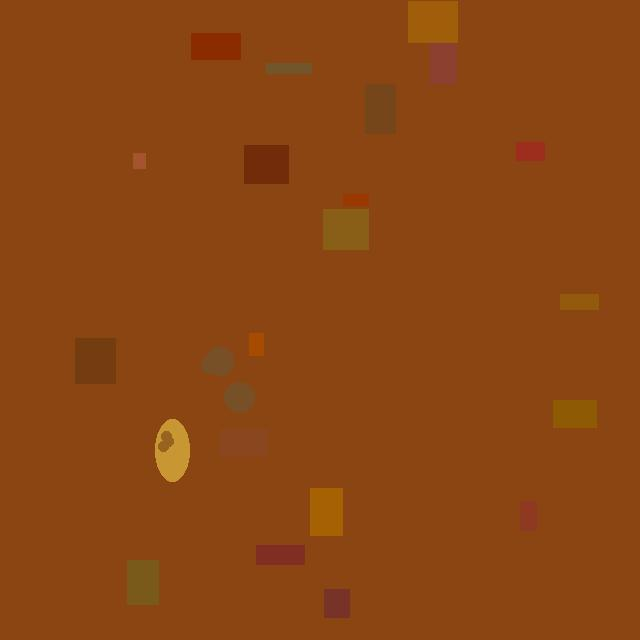
#> input picture simple_dataset/train/images/crop_0000.jpg, 640 x 640 px
$ python light_detector.py --image ../simple_dataset/train/images/crop_0000.jpg
#> lines starting #> are read from the running program, lines starting #| are printed output that depends on the picture
"""
Lighting Quality Detector
Detects dark, overexposed, or acceptable lighting conditions
No external APIs - pure OpenCV histogram analysis
"""

import cv2
import numpy as np
from pathlib import Path
import argparse


class LightingDetector:
    """
    Real-time lighting quality detector using histogram analysis.
    Classifies images as: dark, ok, overexposed
    """

    def __init__(self, dark_threshold=40, overexposed_threshold=220):
        """
        Args:
            dark_threshold: Mean brightness below this = dark
            overexposed_threshold: Mean brightness above this = overexposed
        """
        self.dark_threshold = dark_threshold
        self.overexposed_threshold = overexposed_threshold

    def detect(self, image):
        """
        Analyze lighting quality of an image.

        Args:
            image: numpy array (BGR or grayscale)

        Returns:
            dict: {
                'mean_brightness': float,
                'std_brightness': float,
                'status': str ('dark', 'ok', 'overexposed'),
                'is_acceptable': bool,
                'histogram': dict with channel histograms
            }
        """
        # Convert to grayscale for brightness analysis
        if len(image.shape) == 3:
            gray = cv2.cvtColor(image, cv2.COLOR_BGR2GRAY)
        else:
            gray = image

        # Calculate statistics
        mean_brightness = np.mean(gray)
        std_brightness = np.std(gray)

        # Calculate histogram
        hist = cv2.calcHist([gray], [0], None, [256], [0, 256])

        # Determine status
        if mean_brightness < self.dark_threshold:
            status = 'dark'
            is_acceptable = False
        elif mean_brightness > self.overexposed_threshold:
            status = 'overexposed'
            is_acceptable = False
        else:
            status = 'ok'
            is_acceptable = True

        # Additional analysis: check for overexposure in highlights
        bright_pixels = np.sum(gray > 240)
        total_pixels = gray.shape[0] * gray.shape[1]
        overexposed_ratio = bright_pixels / total_pixels

        # Check for underexposure in shadows
        dark_pixels = np.sum(gray < 20)
        underexposed_ratio = dark_pixels / total_pixels

        return {
            'mean_brightness': float(mean_brightness),
            'std_brightness': float(std_brightness),
            'status': status,
            'is_acceptable': is_acceptable,
            'overexposed_ratio': float(overexposed_ratio),
            'underexposed_ratio': float(underexposed_ratio),
            'histogram': hist.flatten().tolist()
        }

    def detect_from_file(self, image_path):
        """
        Detect lighting quality from image file.

        Args:
            image_path: Path to image file

        Returns:
            dict: Lighting detection results
        """
        image = cv2.imread(str(image_path))
        if image is None:
            raise ValueError(f"Cannot read image: {image_path}")
        return self.detect(image)

    def get_message(self, result):
        """
        Get user-friendly message based on lighting detection.

        Args:
            result: Result dict from detect()

        Returns:
            str: User message
        """
        brightness = result['mean_brightness']
        status = result['status']

        if status == 'dark':
            return f"❌ Too dark (brightness: {brightness:.1f}). Move to better lighting!"
        elif status == 'overexposed':
            return f"❌ Overexposed (brightness: {brightness:.1f}). Reduce light or move to shade!"
        else:
            return f"✅ Good lighting (brightness: {brightness:.1f})"

    def get_detailed_feedback(self, result):
        """
        Get detailed feedback for improving lighting.

        Args:
            result: Result dict from detect()

        Returns:
            list: List of feedback strings
        """
        feedback = []

        if result['status'] == 'dark':
            feedback.append("📱 Turn on flash or move to brighter area")
            feedback.append("☀️ Try capturing in daylight")

        if result['status'] == 'overexposed':
            feedback.append("🌳 Move to shade")
            feedback.append("📱 Disable flash if enabled")
            feedback.append("☁️ Wait for clouds to diffuse sunlight")

        if result['overexposed_ratio'] > 0.1 and result['status'] != 'overexposed':
            feedback.append("⚠️ Some areas are too bright")

        if result['underexposed_ratio'] > 0.1 and result['status'] != 'dark':
            feedback.append("⚠️ Some areas are too dark")

        if result['std_brightness'] < 20:
            feedback.append("⚠️ Low contrast - try different angle")

        return feedback


def main():
    """Command-line interface for testing lighting detection."""
    parser = argparse.ArgumentParser(description='Lighting Quality Detector for PMFBY')
    parser.add_argument('--image', type=str, required=True, help='Path to test image')
    parser.add_argument('--dark', type=float, default=40, help='Dark threshold')
    parser.add_argument('--overexposed', type=float, default=220, help='Overexposed threshold')
    parser.add_argument('--show', action='store_true', help='Display image with result')

    args = parser.parse_args()

    # Initialize detector
    detector = LightingDetector(
        dark_threshold=args.dark,
        overexposed_threshold=args.overexposed
    )

    # Detect lighting
    print(f"\n💡 Analyzing lighting: {args.image}")
    result = detector.detect_from_file(args.image)
#> in detect_from_file, image is the input picture: shape (640, 640, 3); mean B, G, R 18.3, 69.5, 139
#> in detect, `gray = cv2.cvtColor(image, cv2.COLOR_BGR2GRAY)`:
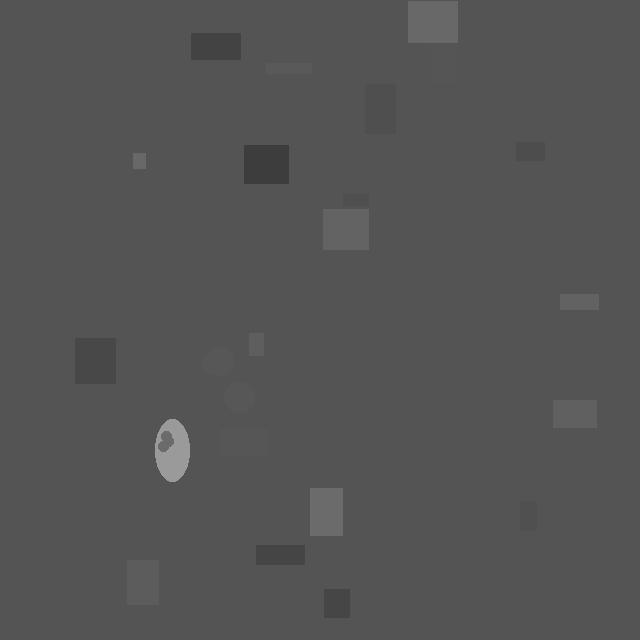
#> gray: shape (640, 640); min 56, max 174, mean 84.3
#> in detect, `mean_brightness = np.mean(gray)`: mean_brightness = 84.35
#> in detect, `std_brightness = np.std(gray)`: std_brightness = 5.43
#> in detect, `hist = cv2.calcHist([gray], [0], None, [256], [0, 256])`: hist = 256 values, max 377044 at index 84, min 0 at index 0, mean 1600
#> in detect, `bright_pixels = np.sum(gray > 240)`: bright_pixels = 0
#> result = 7 items
    message = detector.get_message(result)
#> in get_message, `brightness = result['mean_brightness']`: brightness = 84.35
#> in get_message, `status = result['status']`: status = 'ok'
#> message = '✅ Good lighting (brightness: 84.3)'

    print(f"\n{message}")
#| ✅ Good lighting (brightness: 84.3)
    print(f"\nDetails:")
    print(f"  Mean Brightness: {result['mean_brightness']:.2f}")
#|   Mean Brightness: 84.35
    print(f"  Std Brightness: {result['std_brightness']:.2f}")
#|   Std Brightness: 5.43
    print(f"  Status: {result['status']}")
#|   Status: ok
    print(f"  Acceptable: {result['is_acceptable']}")
#|   Acceptable: True
    print(f"  Overexposed Ratio: {result['overexposed_ratio']:.2%}")
#|   Overexposed Ratio: 0.00%
    print(f"  Underexposed Ratio: {result['underexposed_ratio']:.2%}")
#|   Underexposed Ratio: 0.00%

    # Get feedback
    feedback = detector.get_detailed_feedback(result)
#> feedback = ['⚠️ Low contrast - try different angle']
    if feedback:
        print(f"\n📋 Suggestions:")
        for tip in feedback:
            print(f"  {tip}")
#> this loop made 1 pass
#|   ⚠️ Low contrast - try different angle

    # Show image if requested
    if args.show:
        image = cv2.imread(args.image)
        if image is not None:
            # Add text overlay
            color = (0, 255, 0) if result['is_acceptable'] else (0, 0, 255)

            text = f"Light: {result['mean_brightness']:.1f} ({result['status']})"
            cv2.putText(image, text, (10, 30),
                       cv2.FONT_HERSHEY_SIMPLEX, 1, color, 2)

            cv2.imshow('Lighting Detection', image)
            print("\nPress any key to close...")
            cv2.waitKey(0)
            cv2.destroyAllWindows()


if __name__ == '__main__':
    main()

$ run again, on simple_dataset/train/images/crop_0002.jpg
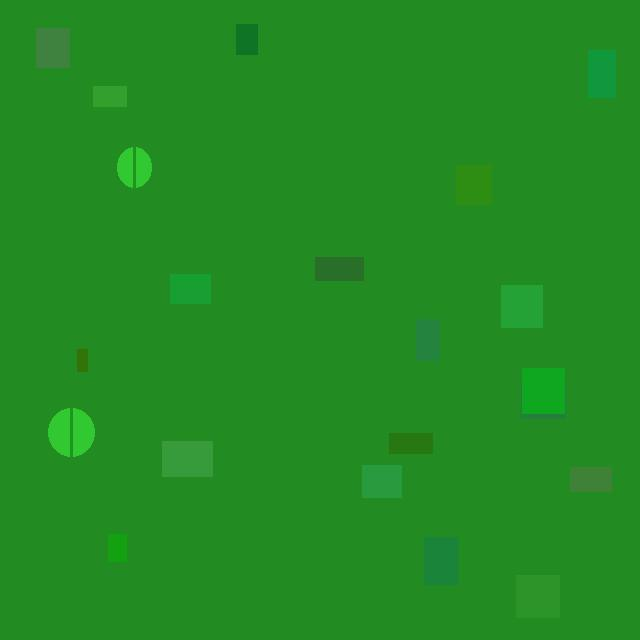
#> input picture simple_dataset/train/images/crop_0002.jpg, 640 x 640 px
#> in detect_from_file, image is the input picture: shape (640, 640, 3); mean B, G, R 34.8, 139.7, 34.3
#> in detect, `gray = cv2.cvtColor(image, cv2.COLOR_BGR2GRAY)`:
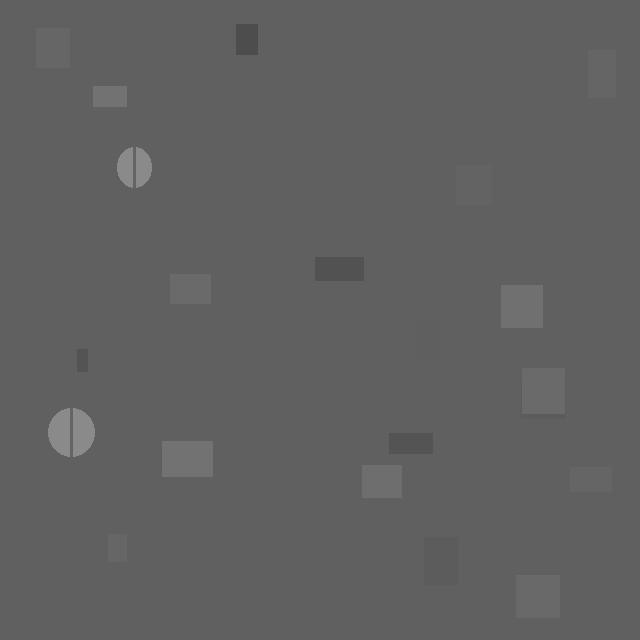
#> gray: shape (640, 640); min 72, max 151, mean 96.6
#> mean_brightness = 96.56
#> std_brightness = 4.24
#> hist = 256 values, max 377505 at index 96, min 0 at index 0, mean 1600
#> bright_pixels = 0
#> result = 7 items
#> brightness = 96.56
#> status = 'ok'
#> message = '✅ Good lighting (brightness: 96.6)'
#| ✅ Good lighting (brightness: 96.6)
#|   Mean Brightness: 96.56
#|   Std Brightness: 4.24
#|   Status: ok
#|   Acceptable: True
#|   Overexposed Ratio: 0.00%
#|   Underexposed Ratio: 0.00%
#> feedback = ['⚠️ Low contrast - try different angle']
#> the loop in main, `for tip in feedback:` made 1 pass
#> (printed output is left out)

$ run again, on simple_dataset/train/images/crop_0003.jpg
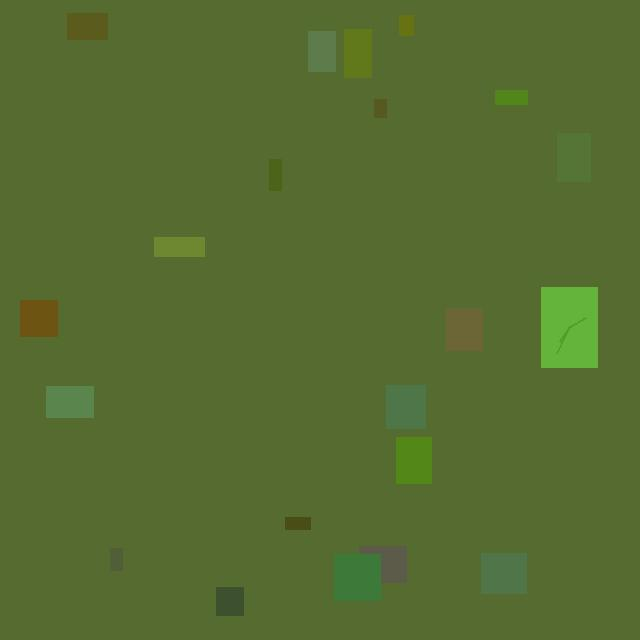
#> input picture simple_dataset/train/images/crop_0003.jpg, 640 x 640 px
#> in detect_from_file, image is the input picture: shape (640, 640, 3); mean B, G, R 48.3, 108.2, 86.2
#> in detect, `gray = cv2.cvtColor(image, cv2.COLOR_BGR2GRAY)`:
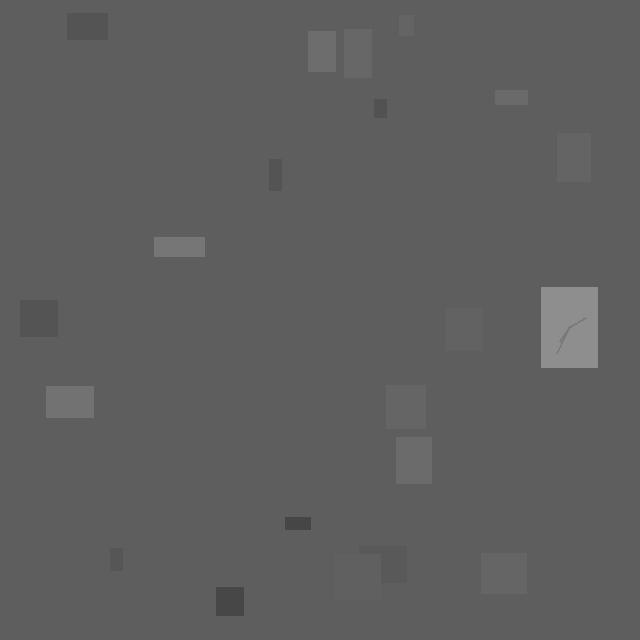
#> gray: shape (640, 640); min 63, max 151, mean 94.8
#> mean_brightness = 94.76
#> std_brightness = 5.73
#> hist = 256 values, max 374682 at index 94, min 0 at index 0, mean 1600
#> bright_pixels = 0
#> result = 7 items
#> brightness = 94.76
#> status = 'ok'
#> message = '✅ Good lighting (brightness: 94.8)'
#| ✅ Good lighting (brightness: 94.8)
#|   Mean Brightness: 94.76
#|   Std Brightness: 5.73
#|   Status: ok
#|   Acceptable: True
#|   Overexposed Ratio: 0.00%
#|   Underexposed Ratio: 0.00%
#> feedback = ['⚠️ Low contrast - try different angle']
#> the loop in main, `for tip in feedback:` made 1 pass
#> (printed output is left out)

$ run again, on simple_dataset/train/images/crop_0004.jpg
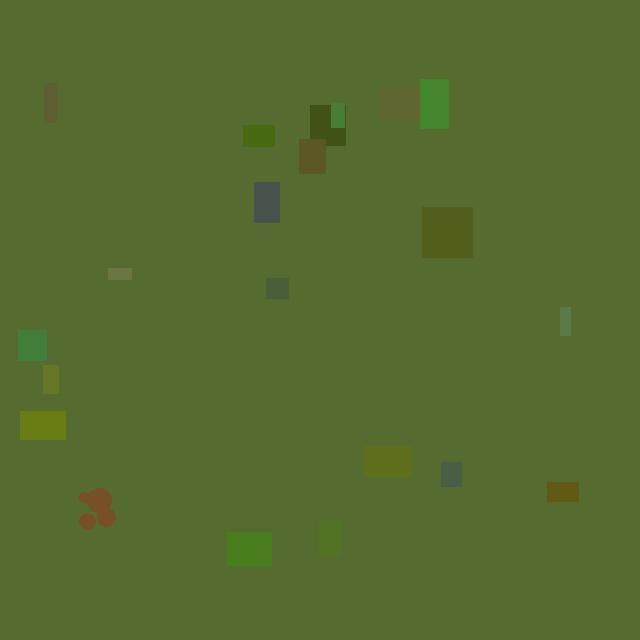
#> input picture simple_dataset/train/images/crop_0004.jpg, 640 x 640 px
#> in detect_from_file, image is the input picture: shape (640, 640, 3); mean B, G, R 47.5, 106.9, 85.9
#> in detect, `gray = cv2.cvtColor(image, cv2.COLOR_BGR2GRAY)`:
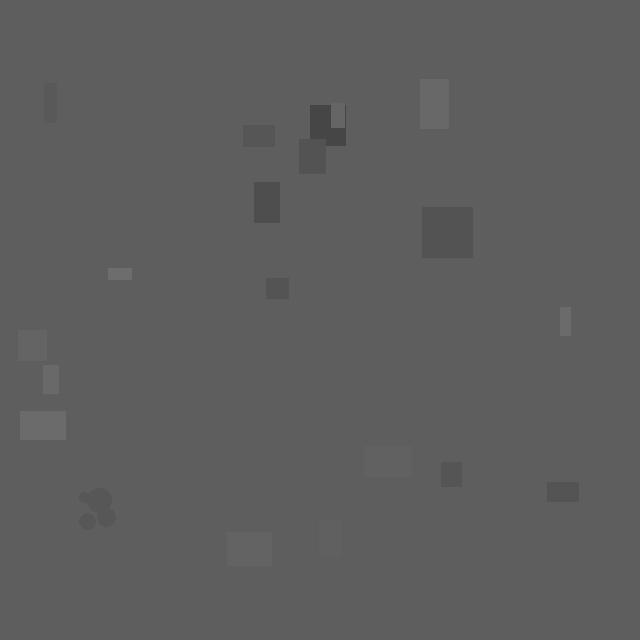
#> gray: shape (640, 640); min 63, max 112, mean 93.9
#> mean_brightness = 93.89
#> std_brightness = 2.33
#> hist = 256 values, max 383950 at index 94, min 0 at index 0, mean 1600
#> bright_pixels = 0
#> result = 7 items
#> brightness = 93.89
#> status = 'ok'
#> message = '✅ Good lighting (brightness: 93.9)'
#| ✅ Good lighting (brightness: 93.9)
#|   Mean Brightness: 93.89
#|   Std Brightness: 2.33
#|   Status: ok
#|   Acceptable: True
#|   Overexposed Ratio: 0.00%
#|   Underexposed Ratio: 0.00%
#> feedback = ['⚠️ Low contrast - try different angle']
#> the loop in main, `for tip in feedback:` made 1 pass
#> (printed output is left out)
